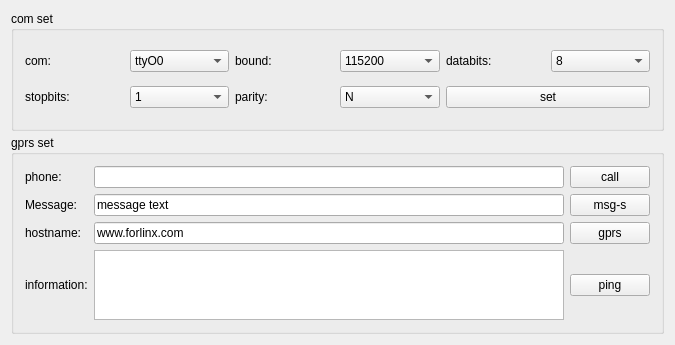
<?xml version="1.0" encoding="UTF-8"?>
<ui version="4.0">
 <class>Gprs</class>
 <widget class="QWidget" name="Gprs">
  <property name="geometry">
   <rect>
    <x>0</x>
    <y>0</y>
    <width>675</width>
    <height>341</height>
   </rect>
  </property>
  <property name="windowTitle">
   <string>Gprs</string>
  </property>
  <layout class="QVBoxLayout" name="verticalLayout">
   <item>
    <layout class="QGridLayout" name="gridLayout">
     <property name="spacing">
      <number>4</number>
     </property>
     <item row="0" column="0">
      <widget class="QGroupBox" name="groupBox">
       <property name="sizePolicy">
        <sizepolicy hsizetype="Expanding" vsizetype="Preferred">
         <horstretch>0</horstretch>
         <verstretch>0</verstretch>
        </sizepolicy>
       </property>
       <property name="minimumSize">
        <size>
         <width>0</width>
         <height>120</height>
        </size>
       </property>
       <property name="title">
        <string>com set</string>
       </property>
       <layout class="QHBoxLayout" name="horizontalLayout">
        <item>
         <layout class="QGridLayout" name="gridLayout_3">
          <item row="0" column="0">
           <widget class="QLabel" name="label_4">
            <property name="text">
             <string>com:</string>
            </property>
           </widget>
          </item>
          <item row="0" column="1">
           <widget class="QComboBox" name="cb_com">
            <property name="currentIndex">
             <number>0</number>
            </property>
            <item>
             <property name="text">
              <string>ttyO0</string>
             </property>
            </item>
            <item>
             <property name="text">
              <string>ttyO1</string>
             </property>
            </item>
            <item>
             <property name="text">
              <string>ttyO2</string>
             </property>
            </item>
            <item>
             <property name="text">
              <string>ttyO3</string>
             </property>
            </item>
            <item>
             <property name="text">
              <string>ttyO4</string>
             </property>
            </item>
           </widget>
          </item>
          <item row="0" column="2">
           <widget class="QLabel" name="label_5">
            <property name="text">
             <string>bound:</string>
            </property>
           </widget>
          </item>
          <item row="0" column="3">
           <widget class="QComboBox" name="cb_bound">
            <item>
             <property name="text">
              <string>115200</string>
             </property>
            </item>
            <item>
             <property name="text">
              <string>9600</string>
             </property>
            </item>
            <item>
             <property name="text">
              <string>4800</string>
             </property>
            </item>
           </widget>
          </item>
          <item row="0" column="4">
           <widget class="QLabel" name="label_6">
            <property name="text">
             <string>databits:</string>
            </property>
           </widget>
          </item>
          <item row="0" column="5">
           <widget class="QComboBox" name="cb_data">
            <property name="currentIndex">
             <number>3</number>
            </property>
            <item>
             <property name="text">
              <string>5</string>
             </property>
            </item>
            <item>
             <property name="text">
              <string>6</string>
             </property>
            </item>
            <item>
             <property name="text">
              <string>7</string>
             </property>
            </item>
            <item>
             <property name="text">
              <string>8</string>
             </property>
            </item>
           </widget>
          </item>
          <item row="1" column="0">
           <widget class="QLabel" name="label_7">
            <property name="text">
             <string>stopbits:</string>
            </property>
           </widget>
          </item>
          <item row="1" column="1">
           <widget class="QComboBox" name="cb_stop">
            <item>
             <property name="text">
              <string>1</string>
             </property>
            </item>
            <item>
             <property name="text">
              <string>1.5</string>
             </property>
            </item>
            <item>
             <property name="text">
              <string>2</string>
             </property>
            </item>
           </widget>
          </item>
          <item row="1" column="2">
           <widget class="QLabel" name="label_8">
            <property name="text">
             <string>parity:</string>
            </property>
           </widget>
          </item>
          <item row="1" column="3">
           <widget class="QComboBox" name="cb_partity">
            <item>
             <property name="text">
              <string>N</string>
             </property>
            </item>
            <item>
             <property name="text">
              <string>O</string>
             </property>
            </item>
            <item>
             <property name="text">
              <string>E</string>
             </property>
            </item>
           </widget>
          </item>
          <item row="1" column="4" colspan="2">
           <widget class="QPushButton" name="pbt_set">
            <property name="text">
             <string>set</string>
            </property>
           </widget>
          </item>
         </layout>
        </item>
       </layout>
      </widget>
     </item>
     <item row="1" column="0">
      <widget class="QGroupBox" name="groupBox_2">
       <property name="sizePolicy">
        <sizepolicy hsizetype="Expanding" vsizetype="Expanding">
         <horstretch>0</horstretch>
         <verstretch>0</verstretch>
        </sizepolicy>
       </property>
       <property name="title">
        <string>gprs set</string>
       </property>
       <layout class="QVBoxLayout" name="verticalLayout_2">
        <item>
         <layout class="QGridLayout" name="gridLayout_2">
          <item row="1" column="2">
           <widget class="QPushButton" name="pbt_send">
            <property name="text">
             <string>msg-s</string>
            </property>
           </widget>
          </item>
          <item row="2" column="2">
           <widget class="QPushButton" name="pbt_gprs">
            <property name="text">
             <string>gprs</string>
            </property>
           </widget>
          </item>
          <item row="3" column="0">
           <widget class="QLabel" name="label_3">
            <property name="text">
             <string>information:</string>
            </property>
           </widget>
          </item>
          <item row="3" column="2">
           <widget class="QPushButton" name="ping">
            <property name="text">
             <string>ping</string>
            </property>
           </widget>
          </item>
          <item row="0" column="1">
           <widget class="QLineEdit" name="Edit_phone">
            <property name="text">
             <string/>
            </property>
           </widget>
          </item>
          <item row="0" column="0">
           <widget class="QLabel" name="label">
            <property name="text">
             <string>phone:</string>
            </property>
           </widget>
          </item>
          <item row="1" column="0">
           <widget class="QLabel" name="label_9">
            <property name="text">
             <string>Message:</string>
            </property>
           </widget>
          </item>
          <item row="0" column="2">
           <widget class="QPushButton" name="pbt_call">
            <property name="text">
             <string>call</string>
            </property>
           </widget>
          </item>
          <item row="2" column="1">
           <widget class="QLineEdit" name="hostname">
            <property name="text">
             <string>www.forlinx.com</string>
            </property>
           </widget>
          </item>
          <item row="2" column="0">
           <widget class="QLabel" name="label_2">
            <property name="text">
             <string>hostname:</string>
            </property>
           </widget>
          </item>
          <item row="1" column="1">
           <widget class="QLineEdit" name="Line_msg">
            <property name="text">
             <string>message text</string>
            </property>
           </widget>
          </item>
          <item row="3" column="1">
           <widget class="QTextEdit" name="Edit_info"/>
          </item>
         </layout>
        </item>
       </layout>
      </widget>
     </item>
    </layout>
   </item>
  </layout>
 </widget>
 <layoutdefault spacing="6" margin="11"/>
 <resources/>
 <connections/>
</ui>
